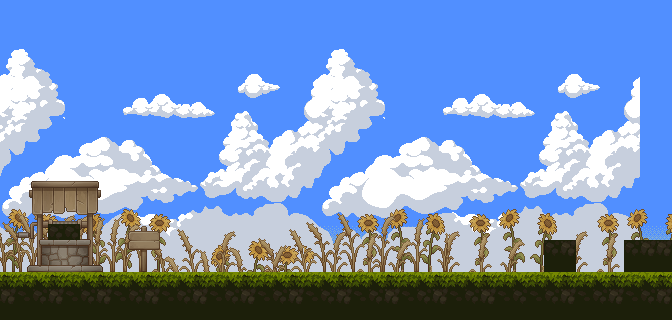

Rendered tile map (Tiled .tmx) drawn with the repository's tilesets; below, a short description and the map source with its tile grids summarised:
An orthogonal 42x20 tile map with 16x16 px tiles, 10 tile layers (Ciel tu m'avais pas dit, nuaj, Background3, Background2, ...), 4 tilesets.

<map version="1.11" tiledversion="1.11.1-99-gec89c545" orientation="orthogonal" renderorder="right-down" width="42" height="20" tilewidth="16" tileheight="16" infinite="0" nextlayerid="11" nextobjectid="1">
 <tileset firstgid="1" source="backgrounds.tsx" />
 <tileset firstgid="5" source="Tiles_Legacy_Fantasy.tsx" />
 <tileset firstgid="630" source="grass_textures_5b14s.tsx" />
 <tileset firstgid="650" source="TX Village Props.tsx" />
 <layer id="2" name="Ciel tu m'avais pas dit" width="42" height="20">
  <data>[840 cells, 336 non-empty, 1 distinct tile ids]</data>
 </layer>
 <layer id="1" name="nuaj" width="42" height="20">
  <data>[840 cells, 2 non-empty, 1 distinct tile ids]</data>
 </layer>
 <layer id="7" name="Background3" width="42" height="20">
  <data>[840 cells, 144 non-empty, 28 distinct tile ids]</data>
 </layer>
 <layer id="6" name="Background2" width="42" height="20">
  <data>[840 cells, 173 non-empty, 50 distinct tile ids]</data>
 </layer>
 <layer id="5" name="Background" width="42" height="20">
  <data>[840 cells, 143 non-empty, 55 distinct tile ids]</data>
 </layer>
 <layer id="3" name="Ground" width="42" height="20">
  <data>[840 cells, 126 non-empty, 9 distinct tile ids]</data>
 </layer>
 <layer id="4" name="Foreground" width="42" height="20">
  <data>[840 cells, 48 non-empty, 48 distinct tile ids]</data>
 </layer>
 <layer id="8" name="PLAYER_SPAWN" width="42" height="20">
  <properties>
   <property name="player_spawn_level_8" value="" />
  </properties>
  <data>[840 cells, 4 non-empty, 4 distinct tile ids]</data>
 </layer>
 <layer id="9" name="RETURN_LEVEL" width="42" height="20">
  <properties>
   <property name="player_return_level_5" value="" />
  </properties>
  <data>[840 cells, 6 non-empty, 4 distinct tile ids]</data>
 </layer>
 <layer id="10" name="LEVEL_TRANSITION" width="42" height="20">
  <properties>
   <property name="level_transition_level9" value="" />
  </properties>
  <data>[840 cells, 2 non-empty, 1 distinct tile ids]</data>
 </layer>
</map>
